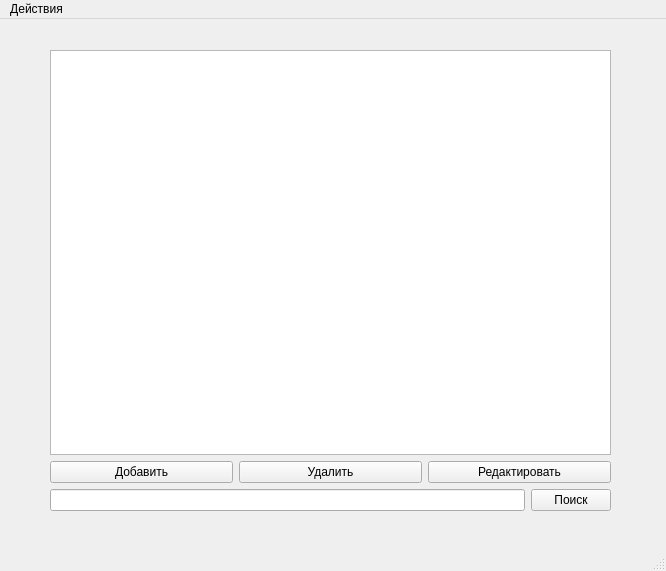
<?xml version="1.0" encoding="UTF-8"?>
<ui version="4.0">
 <class>MainWindow</class>
 <widget class="QMainWindow" name="MainWindow">
  <property name="geometry">
   <rect>
    <x>0</x>
    <y>0</y>
    <width>666</width>
    <height>571</height>
   </rect>
  </property>
  <property name="windowTitle">
   <string>MainWindow</string>
  </property>
  <widget class="QWidget" name="centralwidget">
   <widget class="QWidget" name="layoutWidget">
    <property name="geometry">
     <rect>
      <x>50</x>
      <y>31</y>
      <width>561</width>
      <height>461</height>
     </rect>
    </property>
    <layout class="QVBoxLayout" name="searchBoxLayout">
     <item>
      <widget class="QTableView" name="tableView"/>
     </item>
     <item>
      <layout class="QHBoxLayout" name="horizontalLayout_2">
       <item>
        <widget class="QPushButton" name="btnAdd">
         <property name="text">
          <string>Добавить</string>
         </property>
        </widget>
       </item>
       <item>
        <widget class="QPushButton" name="btnRemove">
         <property name="text">
          <string>Удалить</string>
         </property>
        </widget>
       </item>
       <item>
        <widget class="QPushButton" name="btnEdit">
         <property name="text">
          <string>Редактировать</string>
         </property>
        </widget>
       </item>
      </layout>
     </item>
     <item>
      <layout class="QHBoxLayout" name="horizontalLayout">
       <item>
        <widget class="QLineEdit" name="searchLineEdit"/>
       </item>
       <item>
        <widget class="QPushButton" name="searchButton">
         <property name="text">
          <string>Поиск</string>
         </property>
        </widget>
       </item>
      </layout>
     </item>
    </layout>
   </widget>
  </widget>
  <widget class="QMenuBar" name="menubar">
   <property name="geometry">
    <rect>
     <x>0</x>
     <y>0</y>
     <width>666</width>
     <height>22</height>
    </rect>
   </property>
   <widget class="QMenu" name="menu">
    <property name="title">
     <string>Действия</string>
    </property>
    <addaction name="actionImportCSV"/>
    <addaction name="actionExportCSV"/>
    <addaction name="actionExit"/>
    <addaction name="actionImportJSON"/>
    <addaction name="actionExportJSON"/>
   </widget>
   <addaction name="menu"/>
  </widget>
  <widget class="QStatusBar" name="statusbar"/>
  <action name="actionImportCSV">
   <property name="icon">
    <iconset resource="icons.qrc">
     <normaloff>:/new/prefix1/datei-download.png</normaloff>:/new/prefix1/datei-download.png</iconset>
   </property>
   <property name="text">
    <string>Импорт</string>
   </property>
  </action>
  <action name="actionExportCSV">
   <property name="icon">
    <iconset resource="icons.qrc">
     <normaloff>:/new/prefix1/free-icon-export-4911806.png</normaloff>:/new/prefix1/free-icon-export-4911806.png</iconset>
   </property>
   <property name="text">
    <string>Экспорт</string>
   </property>
  </action>
  <action name="actionExit">
   <property name="icon">
    <iconset resource="icons.qrc">
     <normaloff>:/new/prefix1/free-icon-exit-2760599.png</normaloff>:/new/prefix1/free-icon-exit-2760599.png</iconset>
   </property>
   <property name="text">
    <string>Выход</string>
   </property>
  </action>
  <action name="actionImportJSON">
   <property name="text">
    <string>Импорт JSON</string>
   </property>
  </action>
  <action name="actionExportJSON">
   <property name="text">
    <string>Экспорт JSON</string>
   </property>
  </action>
 </widget>
 <resources>
  <include location="icons.qrc"/>
 </resources>
 <connections/>
</ui>
